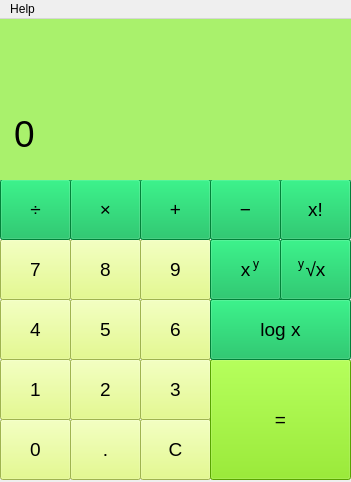
<?xml version="1.0" encoding="UTF-8"?>
<ui version="4.0">
 <class>MainWindow</class>
 <widget class="QMainWindow" name="MainWindow">
  <property name="geometry">
   <rect>
    <x>0</x>
    <y>0</y>
    <width>351</width>
    <height>482</height>
   </rect>
  </property>
  <property name="font">
   <font>
    <stylestrategy>PreferAntialias</stylestrategy>
   </font>
  </property>
  <property name="windowTitle">
   <string>CalculaTron</string>
  </property>
  <widget class="QWidget" name="centralWidget">
   <widget class="QPushButton" name="number1">
    <property name="geometry">
     <rect>
      <x>0</x>
      <y>340</y>
      <width>71</width>
      <height>61</height>
     </rect>
    </property>
    <property name="font">
     <font>
      <pointsize>14</pointsize>
     </font>
    </property>
    <property name="styleSheet">
     <string notr="true">background-color: #DEFA70;</string>
    </property>
    <property name="text">
     <string>1</string>
    </property>
   </widget>
   <widget class="QPushButton" name="dot">
    <property name="geometry">
     <rect>
      <x>70</x>
      <y>400</y>
      <width>71</width>
      <height>61</height>
     </rect>
    </property>
    <property name="font">
     <font>
      <pointsize>14</pointsize>
     </font>
    </property>
    <property name="styleSheet">
     <string notr="true">background-color: #DEFA70;</string>
    </property>
    <property name="text">
     <string>.</string>
    </property>
   </widget>
   <widget class="QPushButton" name="clear">
    <property name="geometry">
     <rect>
      <x>140</x>
      <y>400</y>
      <width>71</width>
      <height>61</height>
     </rect>
    </property>
    <property name="font">
     <font>
      <pointsize>14</pointsize>
     </font>
    </property>
    <property name="styleSheet">
     <string notr="true">background-color: #DEFA70;</string>
    </property>
    <property name="text">
     <string>C</string>
    </property>
   </widget>
   <widget class="QPushButton" name="number0">
    <property name="geometry">
     <rect>
      <x>0</x>
      <y>400</y>
      <width>71</width>
      <height>61</height>
     </rect>
    </property>
    <property name="font">
     <font>
      <pointsize>14</pointsize>
     </font>
    </property>
    <property name="styleSheet">
     <string notr="true">background-color: #DEFA70;</string>
    </property>
    <property name="text">
     <string>0</string>
    </property>
   </widget>
   <widget class="QPushButton" name="number2">
    <property name="geometry">
     <rect>
      <x>70</x>
      <y>340</y>
      <width>71</width>
      <height>61</height>
     </rect>
    </property>
    <property name="font">
     <font>
      <pointsize>14</pointsize>
     </font>
    </property>
    <property name="styleSheet">
     <string notr="true">background-color: #DEFA70;</string>
    </property>
    <property name="text">
     <string>2</string>
    </property>
   </widget>
   <widget class="QPushButton" name="number3">
    <property name="geometry">
     <rect>
      <x>140</x>
      <y>340</y>
      <width>71</width>
      <height>61</height>
     </rect>
    </property>
    <property name="font">
     <font>
      <pointsize>14</pointsize>
     </font>
    </property>
    <property name="styleSheet">
     <string notr="true">background-color: #DEFA70;</string>
    </property>
    <property name="text">
     <string>3</string>
    </property>
   </widget>
   <widget class="QPushButton" name="number4">
    <property name="geometry">
     <rect>
      <x>0</x>
      <y>280</y>
      <width>71</width>
      <height>61</height>
     </rect>
    </property>
    <property name="font">
     <font>
      <pointsize>14</pointsize>
     </font>
    </property>
    <property name="styleSheet">
     <string notr="true">background-color: #DEFA70;</string>
    </property>
    <property name="text">
     <string>4</string>
    </property>
   </widget>
   <widget class="QPushButton" name="number5">
    <property name="geometry">
     <rect>
      <x>70</x>
      <y>280</y>
      <width>71</width>
      <height>61</height>
     </rect>
    </property>
    <property name="font">
     <font>
      <pointsize>14</pointsize>
     </font>
    </property>
    <property name="styleSheet">
     <string notr="true">background-color: #DEFA70;</string>
    </property>
    <property name="text">
     <string>5</string>
    </property>
   </widget>
   <widget class="QPushButton" name="number6">
    <property name="geometry">
     <rect>
      <x>140</x>
      <y>280</y>
      <width>71</width>
      <height>61</height>
     </rect>
    </property>
    <property name="font">
     <font>
      <pointsize>14</pointsize>
     </font>
    </property>
    <property name="styleSheet">
     <string notr="true">background-color: #DEFA70;</string>
    </property>
    <property name="text">
     <string>6</string>
    </property>
   </widget>
   <widget class="QPushButton" name="number7">
    <property name="geometry">
     <rect>
      <x>0</x>
      <y>220</y>
      <width>71</width>
      <height>61</height>
     </rect>
    </property>
    <property name="font">
     <font>
      <pointsize>14</pointsize>
     </font>
    </property>
    <property name="styleSheet">
     <string notr="true">background-color: #DEFA70;</string>
    </property>
    <property name="text">
     <string>7</string>
    </property>
   </widget>
   <widget class="QPushButton" name="number8">
    <property name="geometry">
     <rect>
      <x>70</x>
      <y>220</y>
      <width>71</width>
      <height>61</height>
     </rect>
    </property>
    <property name="font">
     <font>
      <pointsize>14</pointsize>
     </font>
    </property>
    <property name="styleSheet">
     <string notr="true">background-color: #DEFA70;</string>
    </property>
    <property name="text">
     <string>8</string>
    </property>
   </widget>
   <widget class="QPushButton" name="number9">
    <property name="geometry">
     <rect>
      <x>140</x>
      <y>220</y>
      <width>71</width>
      <height>61</height>
     </rect>
    </property>
    <property name="font">
     <font>
      <pointsize>14</pointsize>
     </font>
    </property>
    <property name="styleSheet">
     <string notr="true">background-color: #DEFA70;</string>
    </property>
    <property name="text">
     <string>9</string>
    </property>
   </widget>
   <widget class="QPushButton" name="div">
    <property name="geometry">
     <rect>
      <x>0</x>
      <y>160</y>
      <width>71</width>
      <height>61</height>
     </rect>
    </property>
    <property name="font">
     <font>
      <pointsize>14</pointsize>
     </font>
    </property>
    <property name="styleSheet">
     <string notr="true">background-color: #00B64F;</string>
    </property>
    <property name="text">
     <string>÷</string>
    </property>
   </widget>
   <widget class="QPushButton" name="equal">
    <property name="geometry">
     <rect>
      <x>210</x>
      <y>340</y>
      <width>141</width>
      <height>121</height>
     </rect>
    </property>
    <property name="font">
     <font>
      <pointsize>14</pointsize>
     </font>
    </property>
    <property name="styleSheet">
     <string notr="true">background-color: #7CE700;</string>
    </property>
    <property name="text">
     <string>=</string>
    </property>
   </widget>
   <widget class="QPushButton" name="times">
    <property name="geometry">
     <rect>
      <x>70</x>
      <y>160</y>
      <width>71</width>
      <height>61</height>
     </rect>
    </property>
    <property name="font">
     <font>
      <pointsize>14</pointsize>
     </font>
    </property>
    <property name="styleSheet">
     <string notr="true">background-color: #00B64F;</string>
    </property>
    <property name="text">
     <string>×</string>
    </property>
   </widget>
   <widget class="QPushButton" name="minus">
    <property name="geometry">
     <rect>
      <x>210</x>
      <y>160</y>
      <width>71</width>
      <height>61</height>
     </rect>
    </property>
    <property name="font">
     <font>
      <pointsize>14</pointsize>
      <stylestrategy>PreferAntialias</stylestrategy>
     </font>
    </property>
    <property name="styleSheet">
     <string notr="true">background-color: #00B64F;
margin: 0px;</string>
    </property>
    <property name="text">
     <string>−</string>
    </property>
   </widget>
   <widget class="QPushButton" name="plus">
    <property name="geometry">
     <rect>
      <x>140</x>
      <y>160</y>
      <width>71</width>
      <height>61</height>
     </rect>
    </property>
    <property name="font">
     <font>
      <pointsize>14</pointsize>
     </font>
    </property>
    <property name="styleSheet">
     <string notr="true">background-color: #00B64F;
margin: 0px;</string>
    </property>
    <property name="text">
     <string>+</string>
    </property>
   </widget>
   <widget class="QPushButton" name="log">
    <property name="geometry">
     <rect>
      <x>210</x>
      <y>280</y>
      <width>141</width>
      <height>61</height>
     </rect>
    </property>
    <property name="font">
     <font>
      <pointsize>14</pointsize>
     </font>
    </property>
    <property name="styleSheet">
     <string notr="true">background-color: #00B64F;</string>
    </property>
    <property name="text">
     <string>log x</string>
    </property>
   </widget>
   <widget class="QPushButton" name="factorial">
    <property name="geometry">
     <rect>
      <x>280</x>
      <y>160</y>
      <width>71</width>
      <height>61</height>
     </rect>
    </property>
    <property name="font">
     <font>
      <pointsize>14</pointsize>
     </font>
    </property>
    <property name="styleSheet">
     <string notr="true">background-color: #00B64F;</string>
    </property>
    <property name="text">
     <string>x!</string>
    </property>
   </widget>
   <widget class="QPushButton" name="power">
    <property name="geometry">
     <rect>
      <x>210</x>
      <y>220</y>
      <width>71</width>
      <height>61</height>
     </rect>
    </property>
    <property name="font">
     <font>
      <pointsize>14</pointsize>
     </font>
    </property>
    <property name="styleSheet">
     <string notr="true">background-color: #00B64F;</string>
    </property>
    <property name="text">
     <string>x</string>
    </property>
   </widget>
   <widget class="QPushButton" name="sqrt">
    <property name="geometry">
     <rect>
      <x>280</x>
      <y>220</y>
      <width>71</width>
      <height>61</height>
     </rect>
    </property>
    <property name="font">
     <font>
      <pointsize>14</pointsize>
     </font>
    </property>
    <property name="styleSheet">
     <string notr="true">background-color: #00B64F;</string>
    </property>
    <property name="text">
     <string>√x</string>
    </property>
   </widget>
   <widget class="QLabel" name="label">
    <property name="geometry">
     <rect>
      <x>253</x>
      <y>237</y>
      <width>16</width>
      <height>16</height>
     </rect>
    </property>
    <property name="text">
     <string>y</string>
    </property>
   </widget>
   <widget class="QLabel" name="label_2">
    <property name="geometry">
     <rect>
      <x>298</x>
      <y>237</y>
      <width>16</width>
      <height>16</height>
     </rect>
    </property>
    <property name="text">
     <string>y</string>
    </property>
   </widget>
   <widget class="QTextEdit" name="tapped_nums">
    <property name="geometry">
     <rect>
      <x>0</x>
      <y>80</y>
      <width>351</width>
      <height>81</height>
     </rect>
    </property>
    <property name="styleSheet">
     <string notr="true">background-color: #A9F16C;
padding:10px;
font: 28pt &quot;MS Shell Dlg 2&quot;;
border: 0px</string>
    </property>
    <property name="html">
     <string>&lt;!DOCTYPE HTML PUBLIC &quot;-//W3C//DTD HTML 4.0//EN&quot; &quot;http://www.w3.org/TR/REC-html40/strict.dtd&quot;&gt;
&lt;html&gt;&lt;head&gt;&lt;meta name=&quot;qrichtext&quot; content=&quot;1&quot; /&gt;&lt;style type=&quot;text/css&quot;&gt;
p, li { white-space: pre-wrap; }
&lt;/style&gt;&lt;/head&gt;&lt;body style=&quot; font-family:'MS Shell Dlg 2'; font-size:28pt; font-weight:400; font-style:normal;&quot;&gt;
&lt;p style=&quot; margin-top:0px; margin-bottom:0px; margin-left:0px; margin-right:0px; -qt-block-indent:0; text-indent:0px;&quot;&gt;0&lt;/p&gt;&lt;/body&gt;&lt;/html&gt;</string>
    </property>
   </widget>
   <widget class="QTextEdit" name="display">
    <property name="geometry">
     <rect>
      <x>0</x>
      <y>0</y>
      <width>351</width>
      <height>81</height>
     </rect>
    </property>
    <property name="styleSheet">
     <string notr="true">background-color: #A9F16C;
padding:10px;
border: 0px</string>
    </property>
   </widget>
  </widget>
  <widget class="QMenuBar" name="menuBar">
   <property name="geometry">
    <rect>
     <x>0</x>
     <y>0</y>
     <width>351</width>
     <height>21</height>
    </rect>
   </property>
   <widget class="QMenu" name="menuHelp">
    <property name="title">
     <string>Help</string>
    </property>
    <addaction name="actionShow_help"/>
   </widget>
   <addaction name="menuHelp"/>
  </widget>
  <action name="actionShow_help">
   <property name="text">
    <string>Show help</string>
   </property>
  </action>
 </widget>
 <layoutdefault spacing="6" margin="11"/>
 <resources/>
 <connections/>
</ui>
